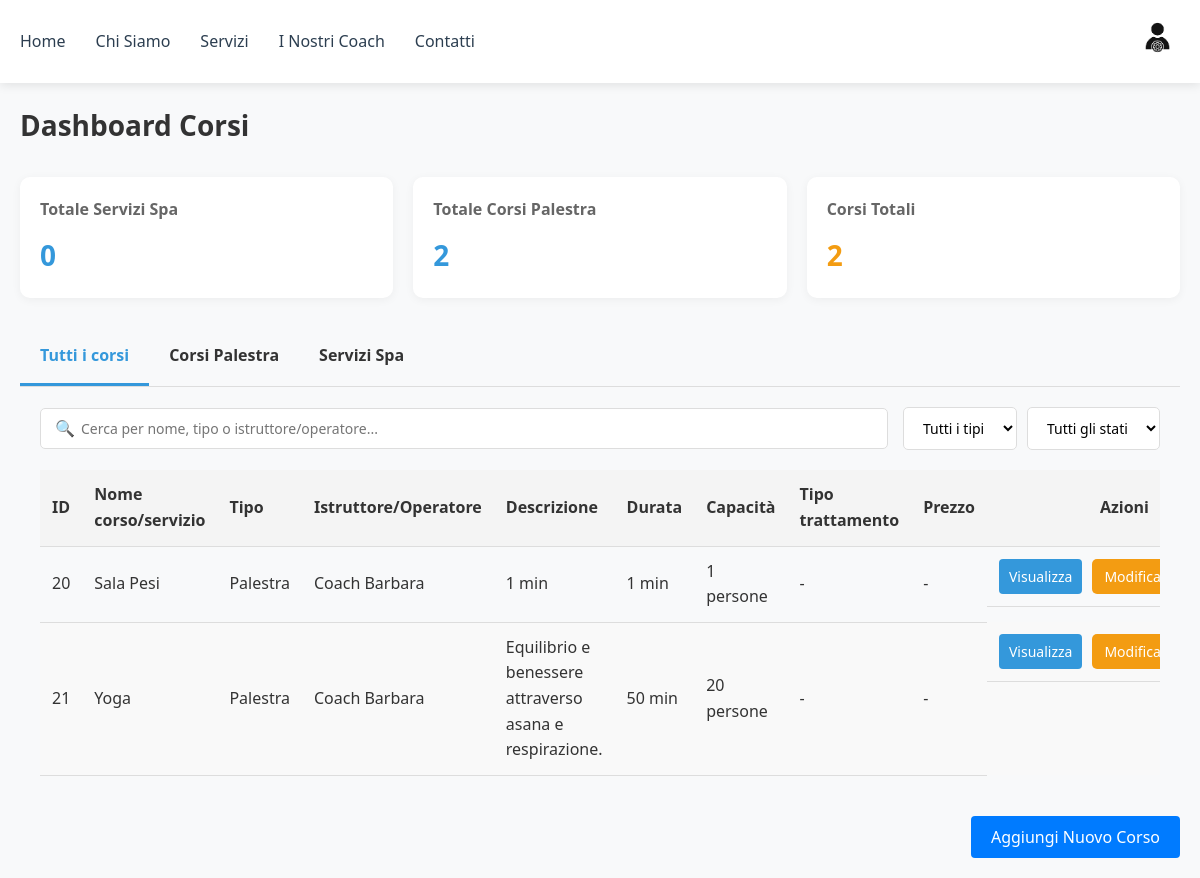
Page /gest-corsi/ (signed in) on the committed database.
### users/models.py (models this page shows, shortened)
class User(AbstractBaseUser, PermissionsMixin):
    full_name = models.CharField(max_length=255, default="Nome Cognome")
    email = models.EmailField(unique=True)
    phone = models.CharField(max_length=20, blank=True)
    profile_picture = models.ImageField(
        upload_to="profile_pics/",
        default="profile_pics/def_pfp.png",
        null=True,
        blank=True
    )
    is_active = models.BooleanField(default=True)
    is_staff = models.BooleanField(default=False)
    is_superuser = models.BooleanField(default=False)
    objects = UserManager()
    USERNAME_FIELD = 'email'

### palestra/models.py (models this page shows, shortened)
class GymClass(models.Model):
    name = models.CharField(max_length=100, default="Marco Ros")
    description = models.TextField()
    scheduled = models.DateTimeField(default=timezone.now)
    duration = models.IntegerField(default=45)
    instructor = models.ForeignKey(User, on_delete=models.SET_NULL, null=True, related_name='instructor_classes')
    max_partecipants = models.IntegerField()
    imgs = models.ImageField(upload_to='palestra/', blank=True, null=True, help_text="Carica un'immagine del corso")

### users/views/courses.py (the view)
# urls.py: path('gest-corsi/', gest_corsi, name='gest_corsi'),
@login_required
@user_passes_test(lambda u: u.is_staff)
def gest_corsi(req):
    now = timezone.now()
    gym = GymClass.objects.filter(scheduled__gte=now)
    spa = SpaService.objects.filter(scheduled__gte=now)
    all_corsi = list(gym) + list(spa)
    instructors = User.objects.filter(is_staff=True).exclude(is_superuser=True)
    ctx = {
        'gym_courses': gym,
        'spa_services': spa,
        'all_courses': all_corsi,
        'total_gym_courses': gym.count(),
        'total_spa_services': spa.count(),
        'instructors': instructors,
        'now': now,
    }
    return render(req, 'users/gest_corsi.html', ctx)

### users/templates/users/gest_corsi.html (shortened to what this page needs)
{% extends 'users/navbar_template.html' %}
{% load static %}
{% block content %}
<!DOCTYPE html>
<html lang="it">
<head>
<link rel="stylesheet" href="{% static 'users/css/gest_pren.css' %}">
<link rel="stylesheet" href="{% static 'users/css/notifications.css' %}">
</head>
<body>
<main class="container">
<div class="dashboard-header">
<h1>Dashboard Corsi</h1>
</div>
<div class="stat-cards">
<div class="stat-card primary">
<h3>Totale Servizi Spa</h3>
<p>{{ total_spa_services }}</p>
</div>
<div class="stat-card primary">
<h3>Totale Corsi Palestra</h3>
<p>{{ total_gym_courses }}</p>
</div>
<div class="stat-card warning">
<h3>Corsi Totali</h3>
<p>{{ total_gym_courses|add:total_spa_services }}</p>
</div>
</div>
<div class="tabs">
<div class="tab active" data-tab="all">Tutti i corsi</div>
<div class="tab" data-tab="gym">Corsi Palestra</div>
<div class="tab" data-tab="spa">Servizi Spa</div>
</div>
<div class="tab-content-container">
<div id="all" class="tab-content active">
<div class="filters">
<div class="search-box">
<span class="search-icon">🔍</span>
<input type="text" id="search-all" placeholder="Cerca per nome, tipo o istruttore/operatore...">
</div>
<div class="filter-group">
<select id="filter-type-all">
<option value="">Tutti i tipi</option>
</select>
<select id="filter-status-all">
<option value="">Tutti gli stati</option>
</select>
</div>
</div>
<div class="table-container">
<table>
<thead>
<tr>
<th>ID</th>
<th>Nome corso/servizio</th>
<th>Tipo</th>
<th>Istruttore/Operatore</th>
<th>Descrizione</th>
<th>Durata</th>
<th>Capacità</th>
<th>Tipo trattamento</th>
<th>Prezzo</th>
<th>Azioni</th>
</tr>
</thead>
<tbody>
{% for course in all_courses %}
<tr data-scheduled="{{ course.scheduled|date:'Y-m-d\\TH:i' }}"
    data-type="{% if course in gym_courses %}gym{% else %}spa{% endif %}"
    {% if course in gym_courses %}data-max-partecipants="{{ course.max_partecipants }}"{% endif %}>
<td>{{ course.id }}</td>
<td>{{ course.name }}</td>
<td>{% if course in gym_courses %}Palestra{% else %}Spa{% endif %}</td>
<td>{% if course in gym_courses %}{{ course.instructor.full_name }}{% else %}{{ course.operator.full_name }}{% endif %}</td>
<td>{{ course.description }}</td>
<td>{{ course.duration }} min</td>
<td>{{ course.max_partecipants }} persone</td>
<td>{% if course in gym_courses %}-{% else %}{{ course.get_type_display }}{% endif %}</td>
<td>{% if course in gym_courses %}-{% else %}€{{ course.price }}{% endif %}</td>
<td class="actions">
<button class="btn btn-view" data-id="{{ course.id }}" data-type="{% if course in gym_courses %}gym{% else %}spa{% endif %}">Visualizza</button>
<button class="btn btn-edit" data-id="{{ course.id }}" data-type="{% if course in gym_courses %}gym{% else %}spa{% endif %}">Modifica</button>
</td>
</tr>
{% empty %}
<tr>
<td colspan="10" class="no-data">Nessun corso disponibile</td>
</tr>
{% endfor %}
</tbody>
</table>
</div>
</div>
</div>
<div style="margin-top: 20px; text-align: right;">
<button id="add-course-btn" class="btn btn-primary">Aggiungi Nuovo Corso</button>
</div>
</main>
</body>
</html>
{% endblock %}

### users/templates/users/navbar_template.html (shortened to what this page needs)
{% load static %}
<!DOCTYPE html>
<html lang="it">
<head>
    <link rel="stylesheet" href="{% static 'users/css/home.css' %}">
</head>
<body>
    <header>
        <nav class="navbar">
            <ul class="nav-links">
                <li><a href="{% url 'home' %}#home">Home</a></li>
                <li><a href="{% url 'home' %}#about">Chi Siamo</a></li>
                <li><a href="{% url 'home' %}#services">Servizi</a></li>
                <li><a href="{% url 'home' %}#coaches">I Nostri Coach</a></li>
                <li><a href="{% url 'home' %}#contact">Contatti</a></li>
            </ul>
            <div class="header-actions">
                {% if user.is_authenticated %}
                    <div class="dropdown">
                        <img
                            src="{{ user.profile_picture.url }}"
                            alt="Immagine profilo utente"
                            class="user-profile-pic"
                        >
                    </div>
                {% else %}
                    <button class="login-btn" onclick="window.location.href='{% url 'login' %}?tab=login'">Login</button>
                    <button class="register-btn" onclick="window.location.href='{% url 'login' %}?tab=register'">Registrati</button>
                {% endif %}
            </div>
        </nav>
    </header>
{% block content %}{% endblock %}
</body>
</html>

### users/static/users/css/home.css (style rules this page uses)
* { margin: 0; padding: 0; box-sizing: border-box; }
:root { --primary-color: #2C3E50; --secondary-color: #34495E; --accent-color: #3498DB; --background-color: #F4F6F7; --text-color: #2C3E50; --white: #FFFFFF; }
.container { max-width: 1200px; margin: 0 auto; }
body { font-family: 'Inter', sans-serif; line-height: 1.6; background-color: var(--background-color); color: var(--text-color); }
header { position: fixed; top: 0; width: 100%; background-color: var(--white); box-shadow: 0 2px 10px rgba(0, 0, 0, 0.05); z-index: 1000; padding: 15px 0; }
header nav { max-width: 1200px; margin: 0 auto; display: flex; justify-content: space-between; align-items: center; padding: 0 20px; }
header nav ul { display: flex; list-style: none; gap: 30px; }
header nav ul li a { text-decoration: none; color: var(--primary-color); font-weight: 500; transition: color 0.3s ease; position: relative; }
header nav ul li a::after { content: ''; position: absolute; width: 0; height: 2px; bottom: -5px; left: 0; background-color: var(--accent-color); transition: width 0.3s ease; }
.header-actions { display: flex; gap: 20px; }
.dropdown { position: relative; display: inline-block; }
.user-profile-pic { width: 45px; height: 45px; border-radius: 50%; cursor: pointer; transition: transform 0.2s ease; }

### users/templates/users/gest_corsi.html (style rules this page uses)
.btn-primary { background-color: #007bff; color: white; border: none; padding: 10px 20px; border-radius: 4px; cursor: pointer; font-size: 1rem; font-weight: 500; transition: background 0.2s; }
.btn-view { background-color: #3498db; color: white; border: none; padding: 5px 10px; border-radius: 4px; cursor: pointer; margin-right: 5px; }
.actions { display: flex; gap: 5px; justify-content: center; }
th:last-child { text-align: center; }

### rows in the picture
User: profile_picture (picture)
GymClass: id "20", name "Sala Pesi", instructor.full_name "Coach Barbara", description "1 min", duration "1", max_partecipants "1"
GymClass: id "21", name "Yoga", shows "Palestra", instructor.full_name "Coach Barbara", description "Equilibrio e benessere attraverso asana e respirazione.", duration "50", max_partecipants "20"

### other values in the picture
{{ total_spa_services }} "0"
{{ total_gym_courses }} "2"
{{ total_gym_courses|add:total_spa_services }} "2"
